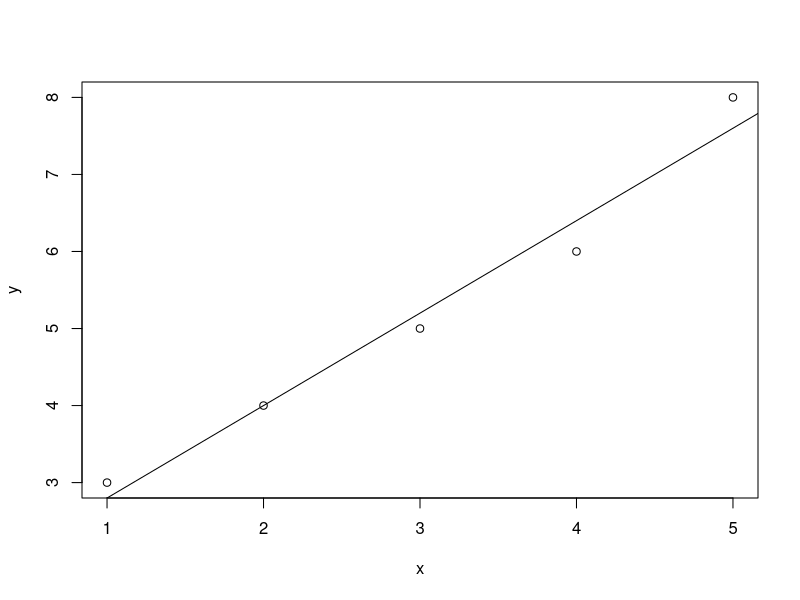

Write the R code that produced this figure.
# Example 1     Chapter 10       Page no.: 326
# Straight Line fitting

x<-c(1,2,3,4,5) # Define table
y<-c(3,4,5,6,8)
#Square of X values
x2<-x^2
#Product of X and Y
xy<-x*y
#Sum of X
sx<-sum(x)
#Sum of y
sy<-sum(y)
#Sum of x^2
sx2<-sum(x2)
#Sum of x*y
sxy<-sum(xy)
# number of elements
n =5
# calculating slope
b <- ((n*sxy) -(sx*sy))/((n*sx2)-(sx^2))
# calculating intercept
a <- (sy)/n - (b*(sx))/n

cat("The Linear equation y=",a,"+",b,"x")

#Plotting curve and fitting the Straight line
plot(x,y)

abline(a=a,b=b)
